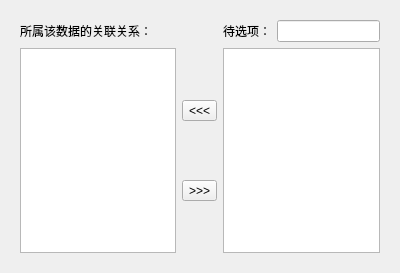
<?xml version="1.0" encoding="UTF-8"?>
<ui version="4.0">
 <class>InputEventTab</class>
 <widget class="QWidget" name="InputEventTab">
  <property name="geometry">
   <rect>
    <x>0</x>
    <y>0</y>
    <width>400</width>
    <height>273</height>
   </rect>
  </property>
  <property name="windowTitle">
   <string>Form</string>
  </property>
  <layout class="QHBoxLayout" name="horizontalLayout_4">
   <item>
    <widget class="QWidget" name="widget" native="true">
     <layout class="QGridLayout" name="gridLayout_2">
      <item row="1" column="1">
       <layout class="QVBoxLayout" name="verticalLayout">
        <item>
         <spacer name="verticalSpacer">
          <property name="orientation">
           <enum>Qt::Vertical</enum>
          </property>
          <property name="sizeHint" stdset="0">
           <size>
            <width>20</width>
            <height>40</height>
           </size>
          </property>
         </spacer>
        </item>
        <item>
         <widget class="QToolButton" name="addToolButton">
          <property name="text">
           <string>&lt;&lt;&lt;</string>
          </property>
         </widget>
        </item>
        <item>
         <spacer name="verticalSpacer_2">
          <property name="orientation">
           <enum>Qt::Vertical</enum>
          </property>
          <property name="sizeHint" stdset="0">
           <size>
            <width>20</width>
            <height>40</height>
           </size>
          </property>
         </spacer>
        </item>
        <item>
         <widget class="QToolButton" name="removeToolButton">
          <property name="text">
           <string>&gt;&gt;&gt;</string>
          </property>
         </widget>
        </item>
        <item>
         <spacer name="verticalSpacer_3">
          <property name="orientation">
           <enum>Qt::Vertical</enum>
          </property>
          <property name="sizeHint" stdset="0">
           <size>
            <width>20</width>
            <height>40</height>
           </size>
          </property>
         </spacer>
        </item>
       </layout>
      </item>
      <item row="0" column="0">
       <widget class="QLabel" name="leftLabel">
        <property name="text">
         <string>所属该数据的关联关系：</string>
        </property>
       </widget>
      </item>
      <item row="1" column="2">
       <widget class="QTableWidget" name="optionalTable">
        <attribute name="horizontalHeaderStretchLastSection">
         <bool>true</bool>
        </attribute>
       </widget>
      </item>
      <item row="1" column="0">
       <widget class="QTableWidget" name="selectedTable">
        <property name="wordWrap">
         <bool>true</bool>
        </property>
        <attribute name="horizontalHeaderHighlightSections">
         <bool>true</bool>
        </attribute>
        <attribute name="horizontalHeaderStretchLastSection">
         <bool>true</bool>
        </attribute>
        <attribute name="verticalHeaderVisible">
         <bool>false</bool>
        </attribute>
        <attribute name="verticalHeaderHighlightSections">
         <bool>true</bool>
        </attribute>
       </widget>
      </item>
      <item row="0" column="2">
       <layout class="QHBoxLayout" name="horizontalLayout">
        <item>
         <widget class="QLabel" name="rightLabel">
          <property name="text">
           <string>待选项：</string>
          </property>
         </widget>
        </item>
        <item>
         <widget class="QLineEdit" name="searchLineEdit"/>
        </item>
       </layout>
      </item>
     </layout>
    </widget>
   </item>
  </layout>
 </widget>
 <resources/>
 <connections/>
</ui>
